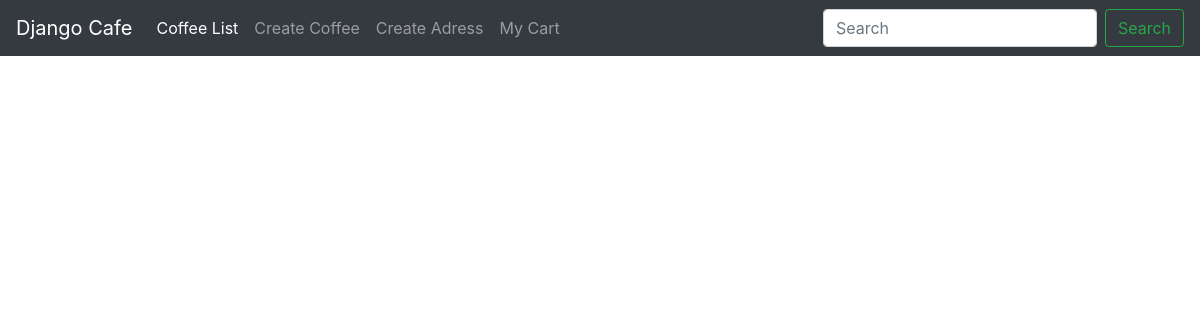
The page /coffee/adresslist/ on the database as committed earlier.
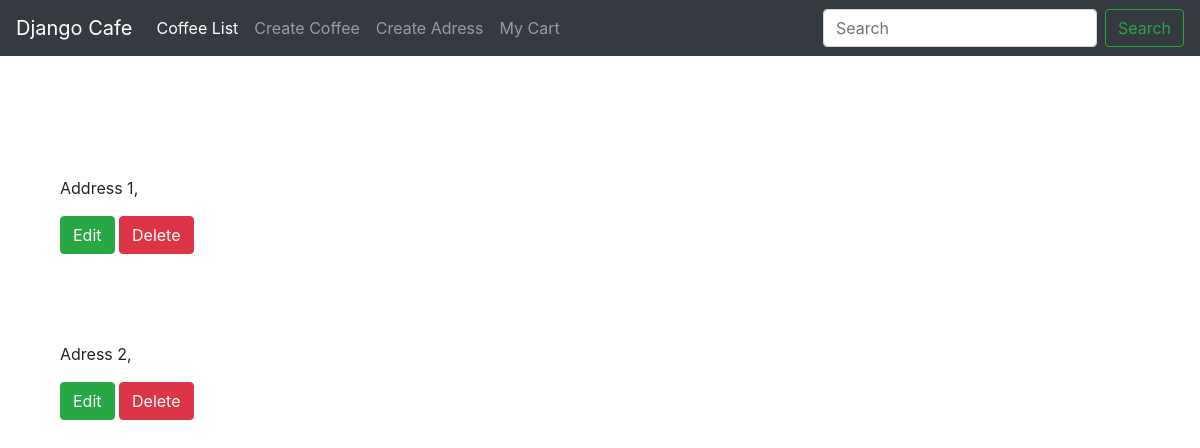
The same page on the database as committed later.
### coffee/models.py (models this page shows, shortened)
class Adress(models.Model):
	user = models.ForeignKey(User, default = 1)
	name = models.CharField(max_length=20, default=1)
	city = models.ForeignKey(City, default = 1)
	block = models.CharField(max_length=20)
	street = models.CharField(max_length=20)
	building = models.CharField(max_length=20, blank=True)
	floor = models.CharField(max_length=20, blank=True)
	apt_number = models.CharField(max_length=20, blank=True)
	extra_directions = models.TextField(null = True, blank=True)

### coffee/views.py (the view)
def adress_list(request):
	object_list = Adress.objects.all()
	context = {
	"object_list": object_list
	}
	return render(request, 'adress_list.html', context)

### coffee/templates/adress_list.html
{% extends "base.html" %}
{% block content %}
{% for object in object_list %}
	<div class="col-sm-6">
	<br><br><br>
				<p>{{object.name}},{{object.price}}</p>
				<p>
				  <a href="{% url 'coffee:adressupdate' post_id=object.id %}" class="btn btn-success">Edit</a>
				  <a href="{% url 'coffee:adressdelete' post_id=object.id %}" class="btn btn-danger">Delete</a>
				</p>
			</div>
{% endfor %}
{% endblock content %}

Rows that differ between the two databases and show on the page:
added Adress: name "Address 1"
added Adress: name "Adress 2"
